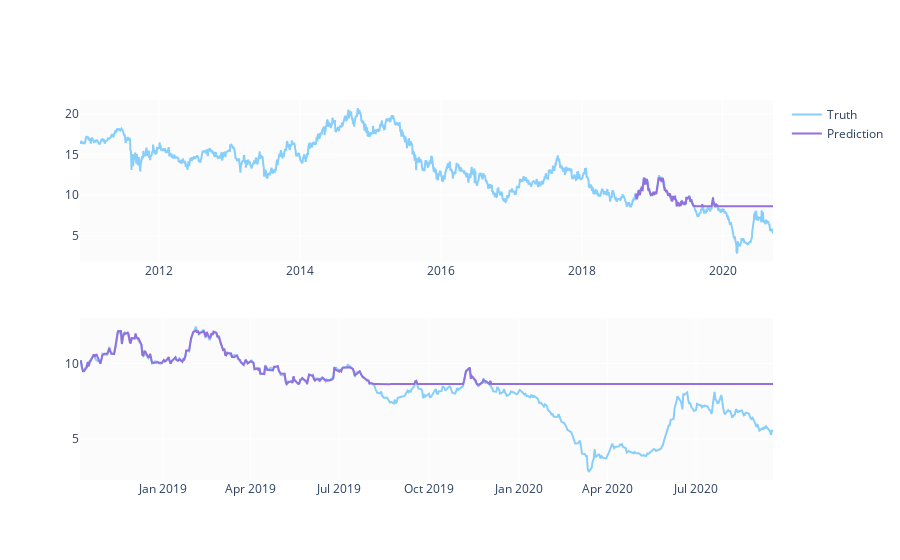

Here is the notebook cell this chart was saved with:
### Code cell
predicted_prices = df.loc[test_split_idx+1:].copy()
predicted_prices['Otwarcie'] = y_pred

fig = make_subplots(rows=2, cols=1)
fig.add_trace(go.Scatter(x=df.Data, y=df.Otwarcie,
                        name='Truth',
                        marker_color='LightSkyBlue'), row=1, col=1)

fig.add_trace(go.Scatter(x=predicted_prices.Data,
                        y=predicted_prices.Otwarcie,
                        name='Prediction',
                        marker_color='MediumPurple'), row=1, col=1)

fig.add_trace(go.Scatter(x=predicted_prices.Data,
                        y=y_test,
                        name='Truth',
                        marker_color='LightSkyBlue',
                        showlegend=False), row=2, col=1)

fig.add_trace(go.Scatter(x=predicted_prices.Data,
                        y=y_pred,
                        name='Prediction',
                        marker_color='MediumPurple',
                        showlegend=False), row=2, col=1)

fig.show()

### Figure 1 — Plotly figure (JSON) as saved in the notebook; plotly's stock layout.template omitted (floating-point values rounded to 4 significant figures; data arrays with more than 128 entries replaced by an {"elided": "..."} marker saying what was removed)
{"data": [{"marker": {"color": "LightSkyBlue"}, "name": "Truth", "type": "scatter", "x": {"elided": "2462 str values"}, "xaxis": "x", "y": {"elided": "2462 float values"}, "yaxis": "y"}, {"marker": {"color": "MediumPurple"}, "name": "Prediction", "type": "scatter", "x": {"elided": "492 str values"}, "xaxis": "x", "y": {"elided": "492 float values"}, "yaxis": "y"}, {"marker": {"color": "LightSkyBlue"}, "name": "Truth", "showlegend": false, "type": "scatter", "x": {"elided": "492 str values"}, "xaxis": "x2", "y": {"elided": "492 float values"}, "yaxis": "y2"}, {"marker": {"color": "MediumPurple"}, "name": "Prediction", "showlegend": false, "type": "scatter", "x": {"elided": "492 str values"}, "xaxis": "x2", "y": {"elided": "492 float values"}, "yaxis": "y2"}], "layout": {"xaxis": {"anchor": "y", "domain": [0, 1]}, "xaxis2": {"anchor": "y2", "domain": [0, 1]}, "yaxis": {"anchor": "x", "domain": [0.575, 1]}, "yaxis2": {"anchor": "x2", "domain": [0, 0.425]}}}
